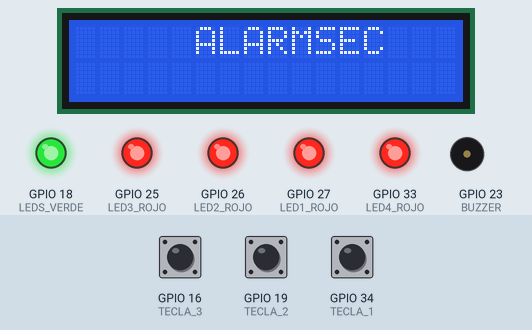
Recording of a program running on a simulated ESP32. Parts: 16×2 character LCD, output pins drawn as LEDs (lit = HIGH), buzzer (waves = sounding, pin HIGH). The test bench sets the inputs (shaded band); at power-on: GPIO 19 (TECLA_2) HIGH, GPIO 16 (TECLA_3) HIGH, GPIO 34 (TECLA_1) HIGH.

Above: at 3.1 s.
At 5.2 s:
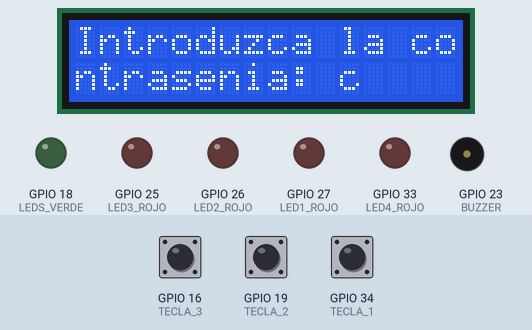
5.3 s: GPIO 19 (TECLA_2) pulled LOW for 0.6 s
At 8.8 s:
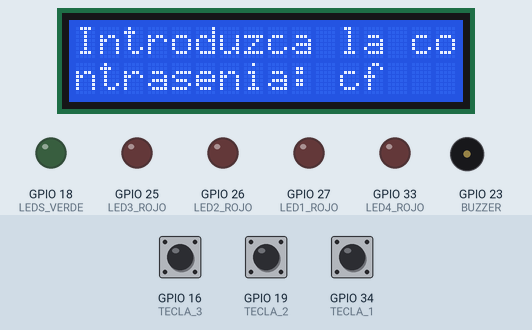
8.9 s: GPIO 19 (TECLA_2) pulled LOW for 1 s
At 12.5 s:
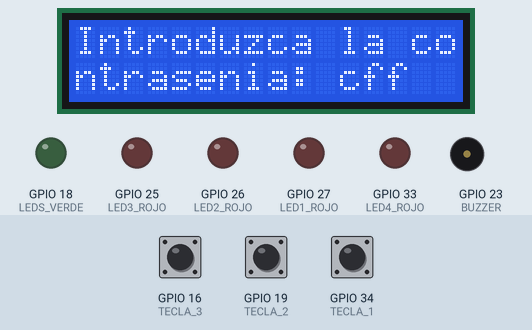
12.6 s: GPIO 19 (TECLA_2) pulled LOW for 0.6 s
At 16.0 s:
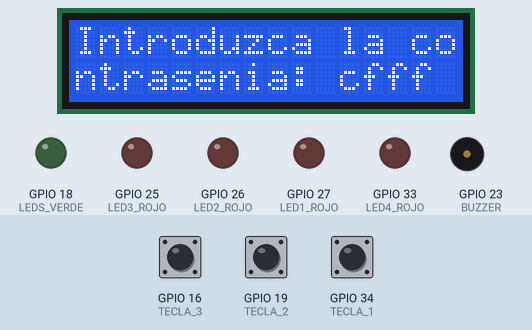
16.1 s: GPIO 16 (TECLA_3) pulled LOW for 3.2 s
22.3 s: GPIO 34 (TECLA_1) pulled LOW for 3.2 s
28.5 s: GPIO 34 (TECLA_1) pulled LOW for 0.6 s
Timing chart, 0 to 31.5 s (numbered marks = the images above; inputs shaded):
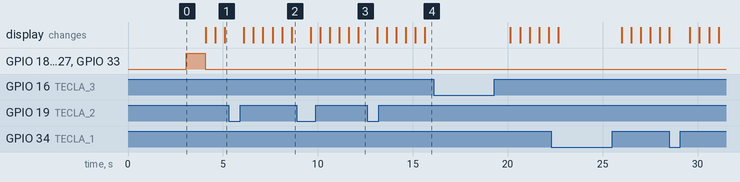

The program:

main.cpp
```cpp
#include <Arduino.h>
#include <LiquidCrystal_I2C.h>

LiquidCrystal_I2C lcd(0x27, 16, 2);

#define LEDS_VERDE 18
#define LED1_ROJO 27
#define LED2_ROJO 26
#define LED3_ROJO 25
#define LED4_ROJO 33

#define TECLA_1 34
#define TECLA_2 19
#define TECLA_3 16
#define TECLA_4 15

#define BUZZER  23


char letra[] = { 'a','b','c','d','e','f','g','h','i','j','k','l','m','n','o','p',
                 'q','r','s','t','u','v','w','x','y', 'z'};


char pasword[] = { 'h', 'o', 'l', 'a'};
int intentos = 4;

void setup() {

    lcd.init();
    lcd.backlight();
    lcd.setCursor(5,0);
    lcd.print("ALARMSEC");
    delay(3000);

    pinMode(TECLA_1, INPUT_PULLUP);
    pinMode(TECLA_2, INPUT_PULLUP);
    pinMode(TECLA_3, INPUT_PULLUP);
    pinMode(TECLA_4, INPUT_PULLUP);

    pinMode(LEDS_VERDE, OUTPUT);
    pinMode(LED1_ROJO, OUTPUT);
    pinMode(LED2_ROJO, OUTPUT);
    pinMode(LED3_ROJO, OUTPUT);
    pinMode(LED4_ROJO, OUTPUT);

    pinMode(BUZZER, OUTPUT);
    ledcSetup(0, 8000, 8);
    ledcAttachPin(BUZZER, 0);

    digitalWrite(LEDS_VERDE, HIGH);
    digitalWrite(LED1_ROJO, HIGH);
    digitalWrite(LED2_ROJO, HIGH);
    digitalWrite(LED3_ROJO, HIGH);
    digitalWrite(LED4_ROJO, HIGH);
    delay(1000);
    digitalWrite(LEDS_VERDE, LOW);
    digitalWrite(LED1_ROJO, LOW);
    digitalWrite(LED2_ROJO, LOW);
    digitalWrite(LED3_ROJO, LOW);
    digitalWrite(LED4_ROJO, LOW);

}

void loop() {
    lcd.clear();
    lcd.setCursor(0,0);
    lcd.print("Introduzca la co");
    lcd.setCursor(0,1);
    lcd.print("ntrasenia:");

    char nuev[4];

    while(intentos !=0){
        int i=0;
        int pintado = 0;
        while(true){
            if(pintado == 0) {
                lcd.setCursor(11, 1);
                lcd.print(letra[i]);
                pintado = 1;
            }
            if(digitalRead(TECLA_1) == HIGH) {
                if (i == 25) {
                    i = 0;
                } else {
                    i++;
                    delay(500);
                }
                pintado = 0;
            }
            if(digitalRead(TECLA_3) == false) {
                if (i == 0) {
                    i = 25;
                    delay(500);
                } else {
                    i--;
                    delay(500);
                }
                pintado = 0;
            }
            if(digitalRead(TECLA_2) == false){
                delay(500);
                nuev[0] = letra[i];
                break;
            }
        }


        pintado = 0;
        i = 0;
        while(true){
            if(pintado == 0) {
                lcd.setCursor(12, 1);
                lcd.print(letra[i]);
                pintado = 1;
            }
            if (digitalRead(TECLA_1) == HIGH) {
                if (i == 25) {
                    i = 0;
                    delay(500);
                } else {
                    i++;
                    delay(500);
                }
                pintado = 0;
            }if(digitalRead(TECLA_3) == false) {
                if (i == 0) {
                    i = 25;
                    delay(500);
                } else {
                    i--;
                    delay(500);
                }
                pintado = 0;
            }
            if(digitalRead(TECLA_2) == false){
                delay(500);
                nuev[1] = letra[i];
                break;
            }
        }


        pintado = 0;
        i = 0;
        while(true){
            if(pintado == 0) {
                lcd.setCursor(13, 1);
                lcd.print(letra[i]);
                pintado = 1;
            }
            if (digitalRead(TECLA_1) == HIGH) {
                if (i == 25) {
                    i = 0;
                    delay(500);
                } else {
                    i++;
                    delay(500);
                }
                pintado = 0;
            }if(digitalRead(TECLA_3) == false) {
                if (i == 0) {
                    i = 25;
                    delay(500);
                } else {
                    i--;
                    delay(500);
                }
                pintado = 0;
            }
            if(digitalRead(TECLA_2) == false){
                delay(500);
                nuev[2] = letra[i];
                break;
            }
        }


        pintado = 0;
        i = 0;
        while(true){
            if(pintado == 0) {
                lcd.setCursor(14, 1);
                lcd.print(letra[i]);
                pintado = 1;
            }
            if(digitalRead(TECLA_1) == HIGH) {
                if (i == 25) {
                    i = 0;
                    delay(500);
                } else {
                    i++;
                    delay(500);
                }
                pintado = 0;
            }if(digitalRead(TECLA_3) == false) {
                if (i == 0) {
                    i = 25;
                    delay(500);
                } else {
                    i--;
                    delay(500);
                }
                pintado = 0;
            }
            if(digitalRead(TECLA_2) == false) {
                delay(500);
                nuev[3] = letra[i];
                break;
            }
        }
        delay(500);


        while (1) {
            if(digitalRead(TECLA_4) == false){
                if(nuev[0] == pasword[0] && nuev[1] == pasword[1] && nuev[2] == pasword[2] &&
                   nuev[3] == pasword[3]) {
                    lcd.clear();
                    lcd.setCursor(5,0);
                    lcd.print("CORRECTO");
                    digitalWrite(LEDS_VERDE, HIGH);
                    delay(3000);
                    intentos = 0;
                    ledcWriteNote(0, NOTE_G, 4);
                    delay(1000);
                    ledcWrite(0, 0);
                    if (intentos == 0) {
                        lcd.clear();
                        lcd.setCursor(3,0);
                        lcd.print("BIENVENIDO");
                    }
                } else {
                    lcd.clear();
                    lcd.setCursor(5,0);
                    lcd.print("INCORRECTO");
                    delay(2000);
                    intentos--;
                    if (intentos == 3) digitalWrite(LED1_ROJO, HIGH);
                    if (intentos == 2) digitalWrite(LED2_ROJO, HIGH);
                    if (intentos == 1) digitalWrite(LED3_ROJO, HIGH);
                    if(intentos == 0) {
                        digitalWrite(LED4_ROJO, HIGH);
                        lcd.clear();
                        delay(100);
                        lcd.setCursor(0, 0);
                        lcd.print("ACCESO DENEGADO");
                        ledcWriteNote(0, NOTE_A, 4);
                        delay(1000);
                        ledcWrite(0, 0);
                    } else {
                        break;
                    }

                }
            }
        }

    }
}
```

Measured:
- after the input at 5.3 s, the display: first changes after 0.81 s (image 2 shows a later state)
- after the input at 8.9 s, the display: first changes after 0.72 s (image 3 shows a later state)
- after the input at 12.6 s, the display: first changes after 0.53 s (image 4 shows a later state)
